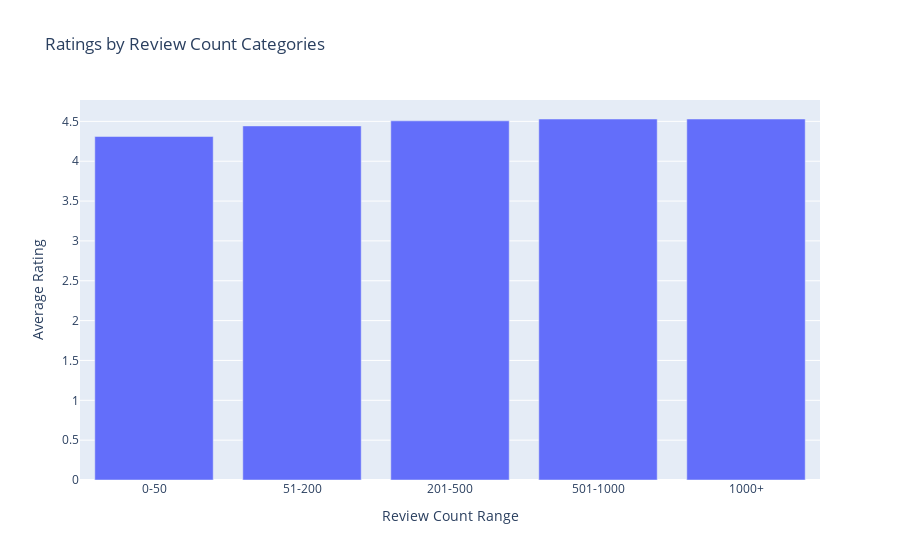

The notebook cell this image was saved under:
### Code cell
import pandas as pd
import plotly.express as px
file_path = r"D:\bhachu\Book_Recommendations\processed_audible_data(1).csv"  # Replace with your dataset path
df = pd.read_csv(file_path)
df['Rating'] = pd.to_numeric(df['Rating'], errors='coerce')
df['Price'] = pd.to_numeric(df['Price'], errors='coerce')
df['Number of Reviews'] = pd.to_numeric(df['Number of Reviews'], errors='coerce')  # Ensure this column exists
df.dropna(subset=['All Genres', 'Author', 'Rating', 'Number of Reviews'], inplace=True)

# Categorize books by review count ranges
bins = [0, 50, 200, 500, 1000, df['Number of Reviews'].max()]
labels = ['0-50', '51-200', '201-500', '501-1000', '1000+']
df['Review Count Category'] = pd.cut(df['Number of Reviews'], bins=bins, labels=labels)

# Aggregate average rating by review count category
rating_by_review_count = df.groupby('Review Count Category')['Rating'].mean().reset_index()

# Plot the relationship between review count categories and average ratings
fig_review_ratings = px.bar(rating_by_review_count, x='Review Count Category', y='Rating', 
                             title='Ratings by Review Count Categories',
                             labels={'Review Count Category': 'Review Count Range', 'Rating': 'Average Rating'})
fig_review_ratings.show()

### Figure 1 — Plotly figure (JSON) as saved in the notebook; plotly's stock layout.template omitted (floating-point values rounded to 4 significant figures)
{"data": [{"hovertemplate": "Review Count Range=%{x}<br>Average Rating=%{y}<extra></extra>", "legendgroup": "", "marker": {"color": "#636efa", "pattern": {"shape": ""}}, "name": "", "orientation": "v", "showlegend": false, "textposition": "auto", "type": "bar", "x": ["0-50", "51-200", "201-500", "501-1000", "1000+"], "xaxis": "x", "y": [4.31, 4.443, 4.506, 4.529, 4.53], "yaxis": "y"}], "layout": {"barmode": "relative", "legend": {"tracegroupgap": 0}, "title": {"text": "Ratings by Review Count Categories"}, "xaxis": {"anchor": "y", "domain": [0, 1], "title": {"text": "Review Count Range"}}, "yaxis": {"anchor": "x", "domain": [0, 1], "title": {"text": "Average Rating"}}}}
